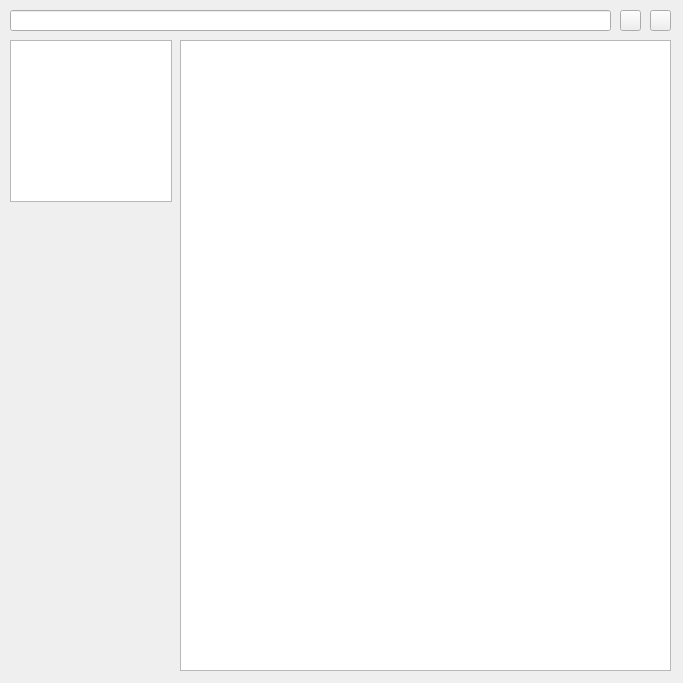
<?xml version="1.0" encoding="UTF-8"?>
<ui version="4.0">
 <class>Widget</class>
 <widget class="QWidget" name="Widget">
  <property name="geometry">
   <rect>
    <x>0</x>
    <y>0</y>
    <width>683</width>
    <height>683</height>
   </rect>
  </property>
  <property name="windowTitle">
   <string>Widget</string>
  </property>
  <widget class="QLineEdit" name="lineEdit">
   <property name="geometry">
    <rect>
     <x>10</x>
     <y>10</y>
     <width>601</width>
     <height>21</height>
    </rect>
   </property>
  </widget>
  <widget class="QPushButton" name="btnEnterKey">
   <property name="geometry">
    <rect>
     <x>620</x>
     <y>10</y>
     <width>21</width>
     <height>21</height>
    </rect>
   </property>
   <property name="text">
    <string/>
   </property>
  </widget>
  <widget class="QPushButton" name="btnFileDialog">
   <property name="geometry">
    <rect>
     <x>650</x>
     <y>10</y>
     <width>21</width>
     <height>21</height>
    </rect>
   </property>
   <property name="text">
    <string/>
   </property>
  </widget>
  <widget class="QGraphicsView" name="graphicsView">
   <property name="geometry">
    <rect>
     <x>10</x>
     <y>40</y>
     <width>162</width>
     <height>162</height>
    </rect>
   </property>
  </widget>
  <widget class="QPlainTextEdit" name="plainTextEdit">
   <property name="geometry">
    <rect>
     <x>180</x>
     <y>40</y>
     <width>491</width>
     <height>631</height>
    </rect>
   </property>
  </widget>
 </widget>
 <layoutdefault spacing="6" margin="11"/>
 <resources/>
 <connections/>
</ui>
